Frame 1 (no input): blank canvas, image omitted
Frame 60 (no input): blank canvas, image omitted
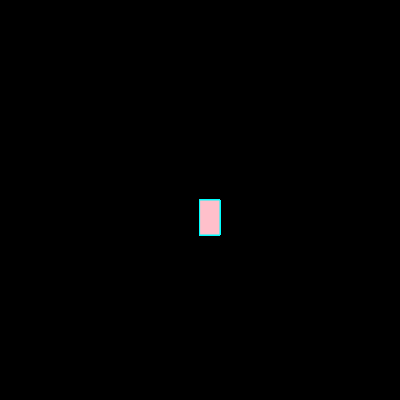
Frame 120 (the mouse pressed at the canvas centre since frame 60)

The p5.js sketch whose frames 1 and 60 were blank and that drew this single picture after the mouse press (run headless with seeded random() and noise() and a simulated clock; from frame 60 on, the mouse is pressed at the canvas centre):

// p5.js sketch
// ── sketch.js
function setup() {
    createCanvas(400, 400);
    background("black")
  }
  
  function draw() {
    stroke("cyan");
    fill("pink");
    
   if(mouseIsPressed) {
     rect(mouseX, mouseY, 20, 35);
    }

  }
  
